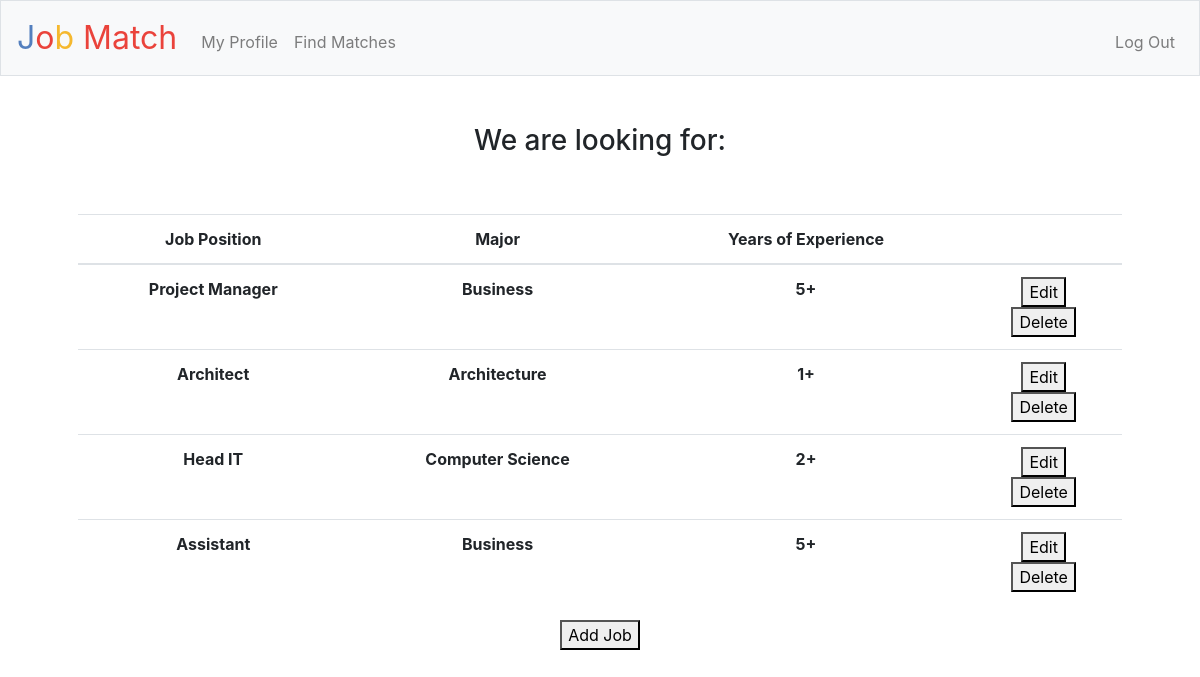
The page / (signed in) on the database its author committed.
### tables this page shows
CREATE TABLE hiring (id INTEGER, userid INTEGER NOT NULL, position TEXT NOT NULL, major TEXT NOT NULL, years INTEGER NOT NULL, PRIMARY KEY(id));

### application.py (the view, shortened to what this page needs)
@app.route("/", methods=["GET", "POST"])
@login_required
def index():
    if request.method == "GET":
        if db.execute("SELECT type FROM users WHERE id = ?", session["user_id"])[0]["type"] == 'employer':
            hiring = db.execute("SELECT * FROM hiring WHERE userid = ?", session["user_id"])
            return render_template("employer.html", hiring=hiring)
        else:
            seeking = db.execute("SELECT * FROM seeking WHERE userid = ?", session["user_id"])
            return render_template("employee.html", seeking=seeking)

### application.py (called while the page is built)
@app.after_request
def after_request(response):
    response.headers["Cache-Control"] = "no-cache, no-store, must-revalidate"
    response.headers["Expires"] = 0
    response.headers["Pragma"] = "no-cache"
    return response

### helpers.py (called while the page is built)
def login_required(f):
    @wraps(f)
    def decorated_function(*args, **kwargs):
        if session.get("user_id") is None:
            return redirect("/login")
        return f(*args, **kwargs)
    return decorated_function

### templates/employer.html (shortened to what this page needs)
{% extends "layout.html" %}
{% block main %}
    <h3> We are looking for: </h3>
    <br><br>
    <table class="table">
        <thead>
            <tr>
                <th class="text-start">Job Position</th>
                <th class="text-end">Major</th>
                <th class="text-end">Years of Experience</th>
                <th class="text-end"></th>
            </tr>
        </thead>
        <tbody>
            {% for row in hiring %}
                <tr>
                    <th class="text-start">{{ row["position"] }}</th>
                    <th class="text-end">{{ row["major"] }}</th>
                    <th class="text-end">{{ row["years"] }}+</th>
                    <th class="text-end"><form action="/editjob" method="post">
                        <button name="position" value="{{row.position}}">Edit</button>
                    </form>
                        <form onSubmit="return confirm('Are you sure you wish to delete?');" action="/deletejob" method="post">
                            <button name="delete" value="{{row.position}}">Delete</button>
                        </form>
                    </th>
                </tr>
            {% endfor %}
        </tbody>
    </table>
    <form action="/" method="post">
         <button>Add Job</button>
    </form>
{% endblock %}

### static/styles.css (style rules this page uses)
*, *::after, *::before { box-sizing: border-box; }

### rows shown on the page
hiring: position "Project Manager", major "Business", years "5"
hiring: position "Architect", major "Architecture", years "1"
hiring: position "Head IT", major "Computer Science", years "2"
hiring: position "Assistant", major "Business", years "5"
